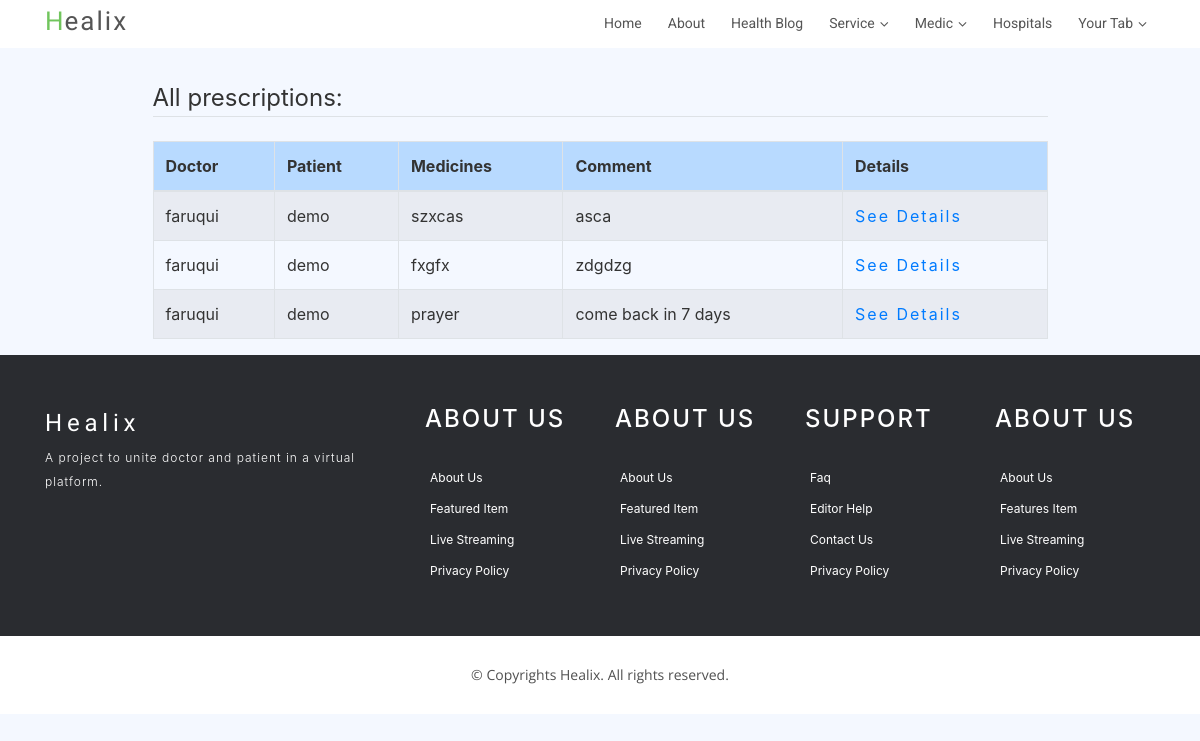
/prescriptions/ (signed in), run on an earlier commit of the app's database.
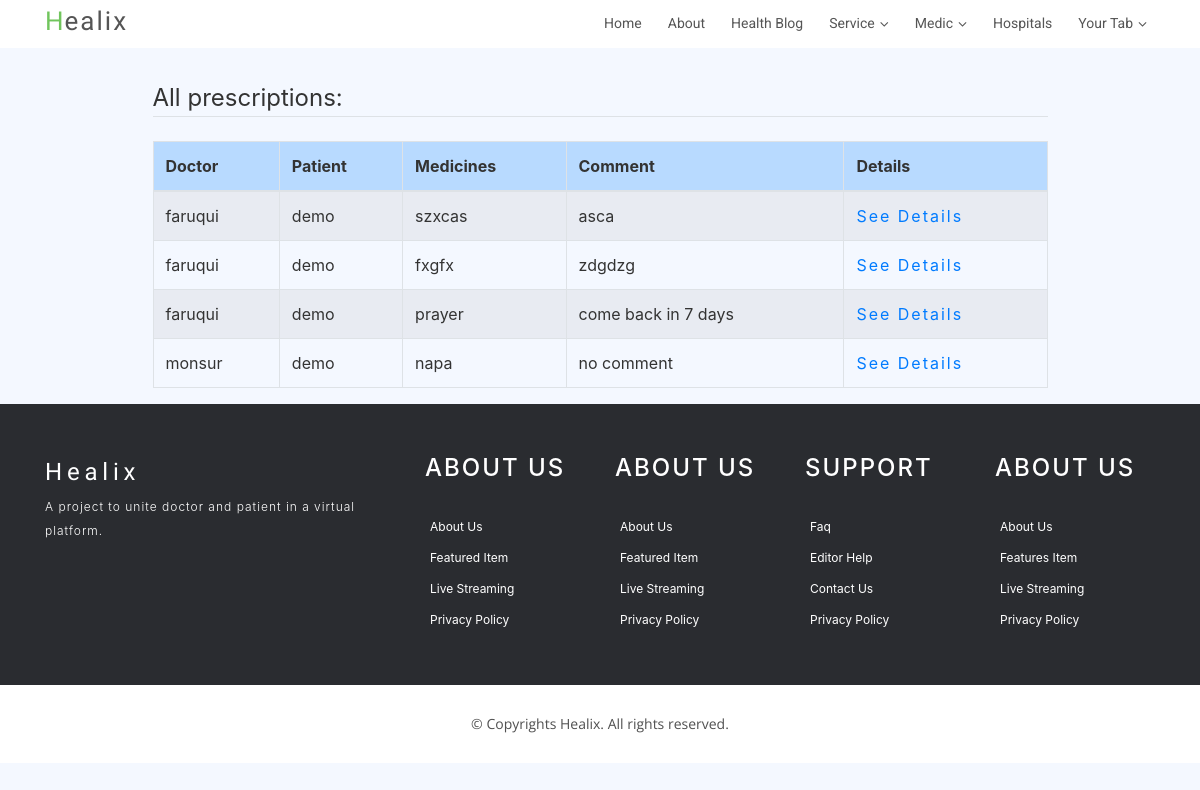
And on a later commit of the database.
### service/models.py (models this page shows, shortened)
class Prescription(models.Model):
    doctor_name = models.ForeignKey(settings.AUTH_USER_MODEL,related_name="eprescription", on_delete=models.CASCADE)
    patient = models.ForeignKey(Patient,null=True,related_name="eprescription", blank=True,on_delete=models.CASCADE)
    medicine_name = models.TextField()
    comment = models.CharField(max_length=250,null=True)
    date_posted = models.DateTimeField(default=timezone.now)

### users/models.py (models this page shows, shortened)
class User(AbstractUser):
    is_patient = models.BooleanField('patient status', default=False)
    is_doctor = models.BooleanField('doctor status', default=False)

class Patient(models.Model):
    user = models.OneToOneField(User, on_delete=models.CASCADE)
    image = models.ImageField(default='profile_pics/default.jpg', upload_to='profile_pics')
    date_registered = models.DateTimeField(default=timezone.now)
    health_problem = models.TextField(max_length = 200, default = 'nothing')
    height = models.FloatField(null = True)
    weight = models.FloatField(null = True)
    def __str__(self):
        return self.user.username

### service/views.py (the view)
# urls.py: path('prescriptions/', views.prescription_list, name = 'prescriptions'),
@login_required
def prescription_list(request):
    context = {
        'prescriptions' : Prescription.objects.all(),
        'title' : 'Prescription',
    }
    return render(request, 'service/prescription_list.html', context)

### service/templates/service/prescription_list.html
{% extends "home/base.html" %}
{% load crispy_forms_tags %}
{% block content %}
<div class="container col-md-10">
  <legend class="border-bottom mb-4">All prescriptions: </legend>
  <table class="table table-hover table-bordered table-striped">
    <thead>
      <tr class="table-primary">
        <th>Doctor</th>
        <th>Patient</th>
        <th>Medicines</th>
        <th>Comment</th>
        <th>Details</th>
      </tr>
    </thead>
    <tbody>
      {% for p in prescriptions %}
        {% if p.doctor_name == user or p.patient == user.patient %}
        <tr>
          <td>{{p.doctor_name}}</td>
          <td>{{p.patient}}</td>
          <td>{{p.medicine_name}}</td>
          <td>{{ p.comment }}</td>
          <td><a href="{% url 'prescription-detail' p.id %}">See Details</a></td>
        </tr>
        {% endif %}
      {% endfor %}
    </tbody>
  </table>
</div>
{% endblock content %}

What changed in the data, as far as the page shows it:
added Prescription: doctor_name "monsur", patient "demo", medicine_name "napa", comment "no comment"
